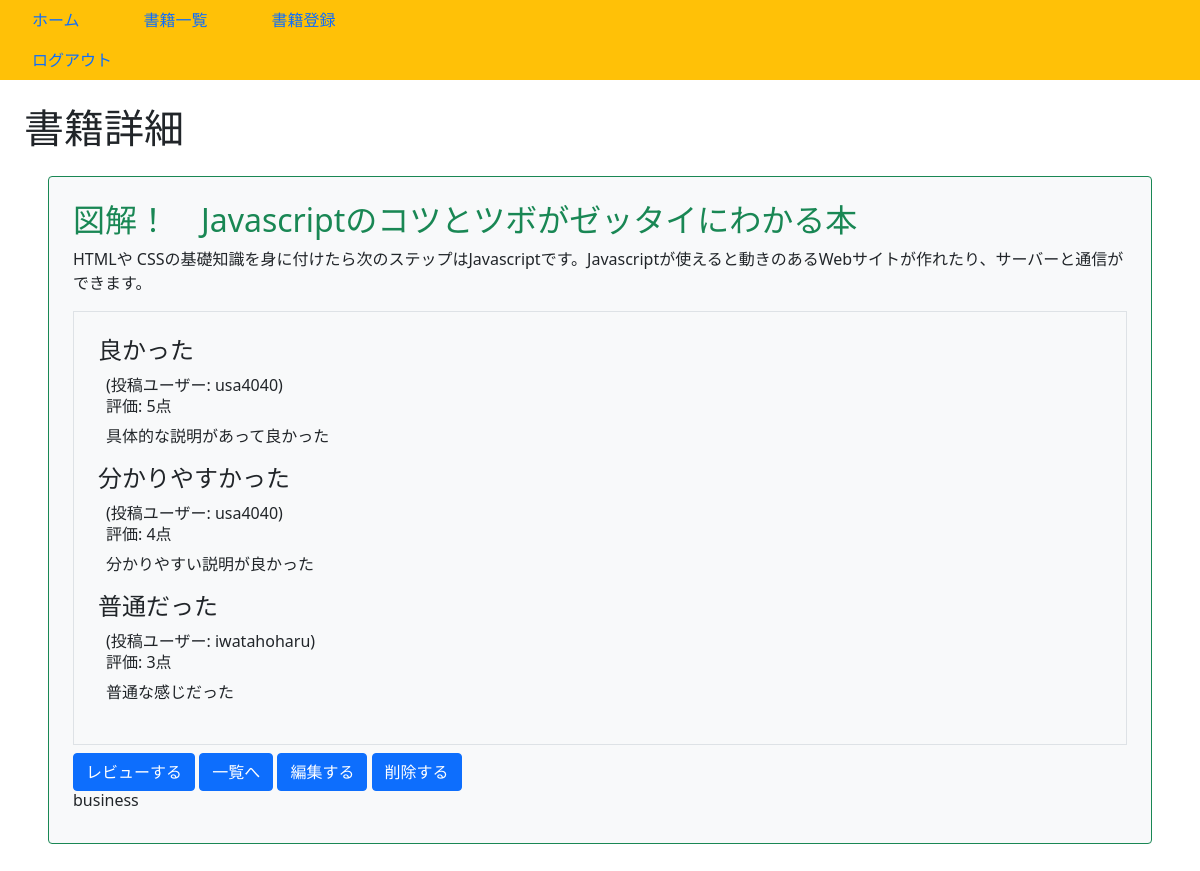
The page /book/6/detail (signed in) on the database its author committed.
### book/models.py (models this page shows, shortened)
class Book(models.Model):
    title = models.CharField(max_length=100)
    text = models.TextField()
    thumbnail = models.ImageField(null=True, blank=True)
    category = models.CharField(
        max_length=100,
        choices=CATEGORY
    )
    user = models.ForeignKey('auth.user',on_delete=models.CASCADE)

class Review(models.Model):
    book = models.ForeignKey(Book, on_delete=models.CASCADE)
    title = models.CharField(max_length=100)
    text = models.TextField()
    rate = models.IntegerField(choices=RATE_CHOICES)
    user = models.ForeignKey('auth.User', on_delete=models.CASCADE)

### book/views.py (the view)
# urls.py: path('book/<int:pk>/detail', views.DetailBookView.as_view(), name='detail-book'),
class DetailBookView(LoginRequiredMixin, DetailView):
    template_name = 'book/book_detail.html'
    model = Book

### book/templates/book/book_detail.html (shortened to what this page needs)
{% extends 'base.html' %}
{% block h1 %}書籍詳細{% endblock %}
{% block content %}
    <div class="p-4 m-4 bg bg-light border border-success rounded">
        <h2 class="text-success">{{ object.title }}</h2>
        <p>{{ object.text }}</p>
        <div class="border p-4 mb-2">
            {% for review in object.review_set.all %}
            <div>
                <h3 class="h4">{{ review.title }}</h3>
                <div class="px-2">
                    <span>(投稿ユーザー: {{ review.user.username }})</span>
                    <h6>評価: {{ review.rate }}点</h6>
                    <p>{{ review.text }}</p>
                </div>
            </div>
            {% endfor %}
        </div>
        <a href="{% url 'review' object.pk %}" class="btn btn-primary">レビューする</a>
        <a href="{% url 'list-book' %}" class="btn btn-primary">一覧へ</a>
        <a href="{% url 'update-book' object.pk %}" class="btn btn-primary">編集する</a>
        <a href="{% url 'delete-book' object.pk %}" class="btn btn-primary">削除する</a>
        <h6 class="card-title">{{ object.category }}</h6>
    </div>
{% endblock content %}

### book/static/book/css/style.css (style rules this page uses)
a { text-decoration: none; }

### rows shown on the page
Book: title "図解！ Javascriptのコツとツボがゼッタイにわかる本", text "HTMLや CSSの基礎知識を身に付けたら次のステップはJavascriptです。Javascriptが使えると動きのあるWebサイトが作れたり、サーバーと通信ができます。", category "business"
Review: title "良かった", user.username "usa4040", rate "5", text "具体的な説明があって良かった"
Review: title "分かりやすかった", user.username "usa4040", rate "4", text "分かりやすい説明が良かった"
Review: title "普通だった", user.username "iwatahoharu", rate "3", text "普通な感じだった"
